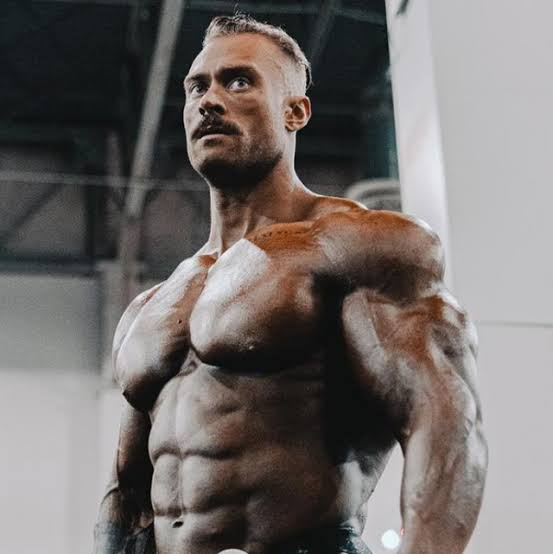
#> input picture backend/tasks/cbum normal.jfif, 553 x 554 px
$ python filters.py
#> lines starting #> are read from the running program, lines starting #| are printed output that depends on the picture
from PIL import Image, ImageOps, ImageFilter

def aplicar_filtro_bn(ruta_entrada, ruta_salida):
#> called with ruta_entrada = 'cbum normal.jfif', ruta_salida = 'cbum bn.jfif'
    imagen = Image.open(ruta_entrada).convert("L")
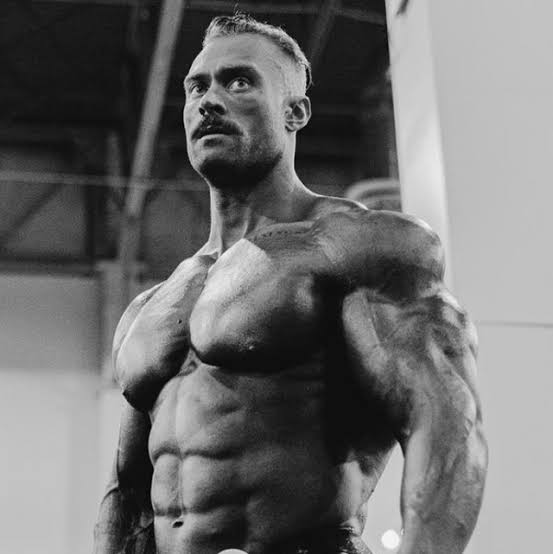
#> imagen: PIL image 553x554 L; min 0, max 249, mean 110.6
    imagen.save(ruta_salida)
    print(f"Imagen blanco y negro guardada en {ruta_salida}")

def aplicar_filtro_sepia(ruta_entrada, ruta_salida):
#> called with ruta_entrada = 'cbum normal.jfif', ruta_salida = 'cbum sepia.jfif'
    imagen = Image.open(ruta_entrada)
#> imagen is the input picture: PIL image 553x554 RGB; mean R, G, B 114.8, 109.1, 106.9
    pixeles = imagen.load()

    for y in range(imagen.height):
        for x in range(imagen.width):
            r, g, b = imagen.getpixel((x, y))

            tr = int(0.393 * r + 0.769 * g + 0.189 * b)
            tg = int(0.349 * r + 0.686 * g + 0.168 * b)
            tb = int(0.272 * r + 0.534 * g + 0.131 * b)

            sepia = (
                min(255, tr),
                min(255, tg),
                min(255, tb)
            )

            pixeles[x, y] = sepia

    imagen.save(ruta_salida)
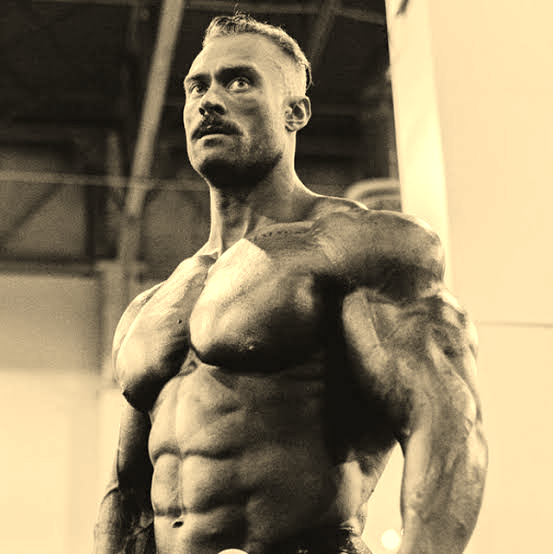
#> saved as cbum sepia.jfif: PIL image 553x554 RGB; mean R, G, B 146.5, 132.2, 103
    print(f"Imagen sepia guardada en {ruta_salida}")

def aplicar_filtro_negativo(ruta_entrada, ruta_salida):
#> called with ruta_entrada = 'cbum normal.jfif', ruta_salida = 'cbum negativo.jfif'
    imagen = Image.open(ruta_entrada)
    imagen_negativa = ImageOps.invert(imagen.convert("RGB"))
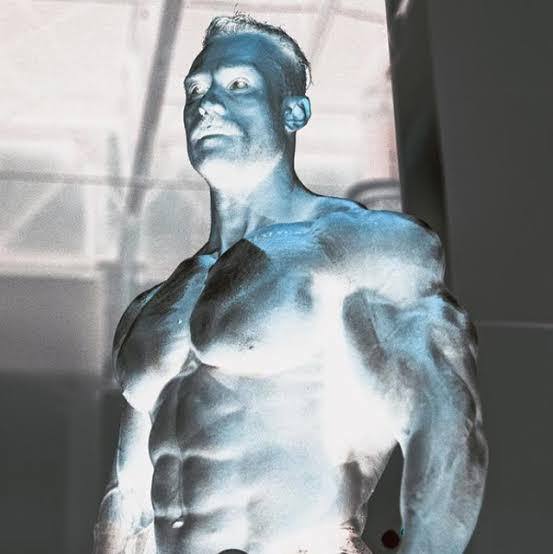
#> imagen_negativa: PIL image 553x554 RGB; mean R, G, B 140.2, 145.9, 148.1
    imagen_negativa.save(ruta_salida)
    print(f"Imagen negativa guardada en {ruta_salida}")

def aplicar_filtro_desenfoque(ruta_entrada, ruta_salida):
#> called with ruta_entrada = 'cbum normal.jfif', ruta_salida = 'cbum desenfoque.jfif'
    imagen = Image.open(ruta_entrada)
    imagen_desenfocada = imagen.filter(ImageFilter.BLUR)
    imagen_desenfocada.save(ruta_salida)
    print(f"Imagen desenfocada guardada en {ruta_salida}")

def aplicar_filtro_bordes(ruta_entrada, ruta_salida):
#> called with ruta_entrada = 'cbum normal.jfif', ruta_salida = 'cbum bordes.jfif'
    imagen = Image.open(ruta_entrada)
    imagen_bordes = imagen.filter(ImageFilter.FIND_EDGES)
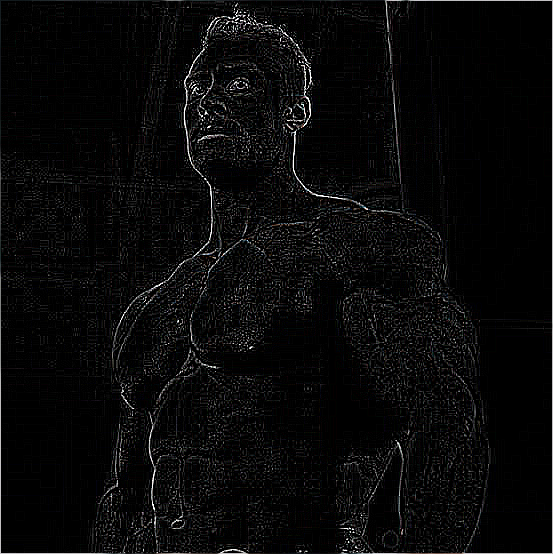
#> imagen_bordes: PIL image 553x554 RGB; mean R, G, B 9.3, 9.2, 9.3
    imagen_bordes.save(ruta_salida)
    print(f"Imagen con bordes guardada en {ruta_salida}")

def aplicar_filtro_grises_ajustable(ruta_entrada, ruta_salida, intensidad=0.5):
#> called with ruta_entrada = 'cbum normal.jfif', ruta_salida = 'cbum grises ajustable.jfif', intensidad = 0.7
    imagen = Image.open(ruta_entrada)
    imagen_gris = imagen.convert("L")
    imagen_final = Image.blend(imagen.convert("RGB"), imagen_gris.convert("RGB"), intensidad)
    imagen_final.save(ruta_salida)
    print(f"Imagen en escala de grises ajustada guardada en {ruta_salida}")

def aplicar_filtro_pixelado(ruta_entrada, ruta_salida, pixel_size=10):
#> called with ruta_entrada = 'cbum normal.jfif', ruta_salida = 'cbum pixelado.jfif', pixel_size = 10
    imagen = Image.open(ruta_entrada)
    imagen_pequeña = imagen.resize(
        (imagen.width // pixel_size, imagen.height // pixel_size), Image.NEAREST
    )
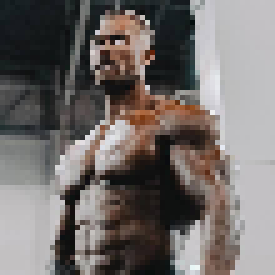
#> imagen_pequeña: PIL image 55x55 RGB (shown 5 times larger); mean R, G, B 114.7, 109.1, 106.9
    imagen_pixelada = imagen_pequeña.resize(imagen.size, Image.NEAREST)
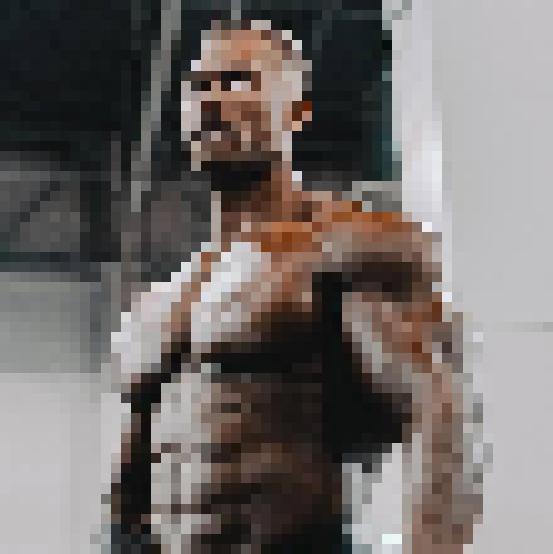
#> imagen_pixelada: PIL image 553x554 RGB; mean R, G, B 114.7, 109.1, 106.9
    imagen_pixelada.save(ruta_salida)
    print(f"Imagen pixelada guardada en {ruta_salida}")

aplicar_filtro_bn("cbum normal.jfif", "cbum bn.jfif")
aplicar_filtro_sepia("cbum normal.jfif", "cbum sepia.jfif")
aplicar_filtro_negativo("cbum normal.jfif", "cbum negativo.jfif")
aplicar_filtro_desenfoque("cbum normal.jfif", "cbum desenfoque.jfif")
aplicar_filtro_bordes("cbum normal.jfif", "cbum bordes.jfif")
aplicar_filtro_grises_ajustable("cbum normal.jfif", "cbum grises ajustable.jfif", intensidad=0.7)
aplicar_filtro_pixelado("cbum normal.jfif", "cbum pixelado.jfif", pixel_size=10)
